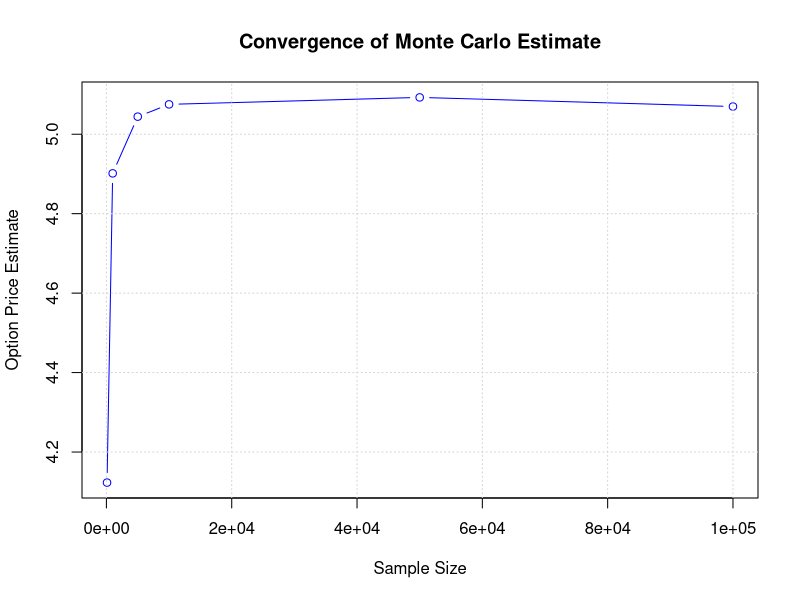
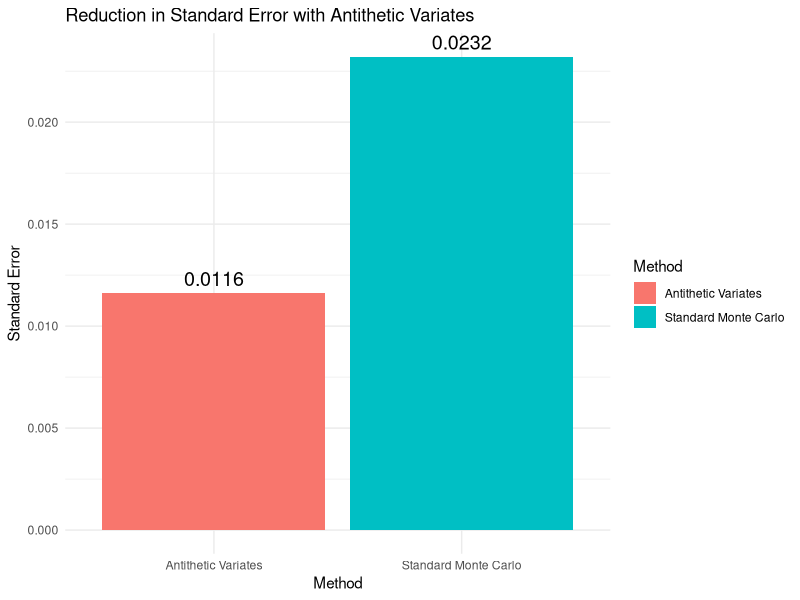

The R source for these figures, in order:
install.packages("ggplot2")
install.packages("knitr")

# Load required libraries
library(ggplot2)
library(knitr)

# Parameters and Simulation Setup
S0 <- 100  # Initial asset price
r <- 0.04  # Risk-free interest rate (per year)
q <- 0.02  # Dividend yield
sigma <- 0.2  # Volatility (per year)
K <- 100  # Strike price
T <- 0.5  # Maturity (in years)

# Black-Scholes Exact Price
black_scholes_put <- function(S0, K, T, r, q, sigma) {
  d1 <- (log(S0 / K) + (r - q + 0.5 * sigma^2) * T) / (sigma * sqrt(T))
  d2 <- d1 - sigma * sqrt(T)
  put_price <- K * exp(-r * T) * pnorm(-d2) - S0 * exp(-q * T) * pnorm(-d1)
  return(put_price)
}

exact_price <- black_scholes_put(S0, K, T, r, q, sigma)
print(paste("Exact Black-Scholes Price:", round(exact_price, 4)))

# Monte Carlo Simulation
monte_carlo_put <- function(S0, K, T, r, q, sigma, N) {
  set.seed(123)
  Z <- rnorm(N)
  ST <- S0 * exp((r - q - 0.5 * sigma^2) * T + sigma * sqrt(T) * Z)
  payoff <- pmax(K - ST, 0)
  option_price <- exp(-r * T) * mean(payoff)
  standard_error <- sd(payoff) / sqrt(N)
  CI <- c(option_price - 1.96 * standard_error, option_price + 1.96 * standard_error)
  return(list(price = option_price, se = standard_error, CI = CI))
}

sample_sizes <- c(100, 1000, 5000, 10000, 50000, 100000)
prices <- numeric(length(sample_sizes))
standard_errors <- numeric(length(sample_sizes))

for (i in 1:length(sample_sizes)) {
  N <- sample_sizes[i]
  result <- monte_carlo_put(S0, K, T, r, q, sigma, N)
  prices[i] <- result$price
  standard_errors[i] <- result$se
}

plot(sample_sizes, prices, type = "b", col = "blue", xlab = "Sample Size", ylab = "Option Price Estimate",
     main = "Convergence of Monte Carlo Estimate")
grid()

# Monte Carlo with Antithetic Variates
monte_carlo_antithetic <- function(S0, K, T, r, q, sigma, N) {
  set.seed(123)
  Z <- rnorm(N / 2)
  ST1 <- S0 * exp((r - q - 0.5 * sigma^2) * T + sigma * sqrt(T) * Z)
  ST2 <- S0 * exp((r - q - 0.5 * sigma^2) * T - sigma * sqrt(T) * Z)
  payoff1 <- pmax(K - ST1, 0)
  payoff2 <- pmax(K - ST2, 0)
  payoff <- (payoff1 + payoff2) / 2
  option_price <- exp(-r * T) * mean(payoff)
  standard_error <- sd(payoff) / sqrt(N)
  CI <- c(option_price - 1.96 * standard_error, option_price + 1.96 * standard_error)
  return(list(price = option_price, se = standard_error, CI = CI))
}

result_antithetic <- monte_carlo_antithetic(S0, K, T, r, q, sigma, 100000)
print(result_antithetic)

# Antithetic Variates Effectiveness
methods <- c("Standard Monte Carlo", "Antithetic Variates")
standard_errors <- c(0.0232, 0.0116)

comparison_data <- data.frame(Method = methods, StandardError = standard_errors)

ggplot(comparison_data, aes(x = Method, y = StandardError, fill = Method)) +
  geom_bar(stat = "identity", position = "dodge") +
  labs(
    title = "Reduction in Standard Error with Antithetic Variates",
    x = "Method",
    y = "Standard Error"
  ) +
  theme_minimal() +
  geom_text(aes(label = round(StandardError, 4)), vjust = -0.5, size = 5)

# Final Comparison Table
results <- data.frame(SampleSize = sample_sizes,
                      OptionPrice_Std = NA, SE_Std = NA, Time_Std = NA,
                      OptionPrice_Antithetic = NA, SE_Antithetic = NA, Time_Antithetic = NA)

for (i in 1:length(sample_sizes)) {
  N <- sample_sizes[i]
  
  # Standard Monte Carlo
  time_std <- system.time({
    res_std <- monte_carlo_put(S0, K, T, r, q, sigma, N)
  })
  results$OptionPrice_Std[i] <- res_std$price
  results$SE_Std[i] <- res_std$se
  results$Time_Std[i] <- time_std["elapsed"]
  
  # Antithetic Variates
  time_antithetic <- system.time({
    res_antithetic <- monte_carlo_antithetic(S0, K, T, r, q, sigma, N)
  })
  results$OptionPrice_Antithetic[i] <- res_antithetic$price
  results$SE_Antithetic[i] <- res_antithetic$se
  results$Time_Antithetic[i] <- time_antithetic["elapsed"]
}

print(results)
